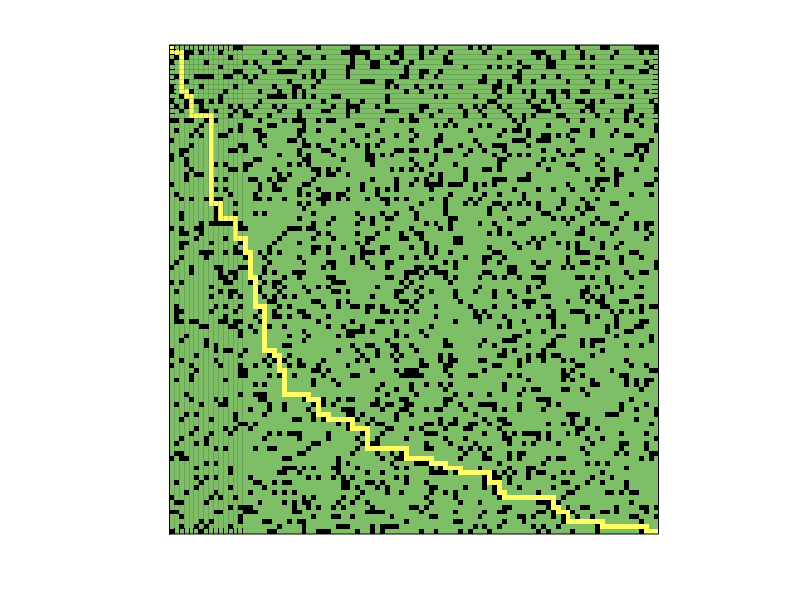

The MATLAB script that drew this image:
clc;
a = csvread('bfs_maze_shortest_Q10_iii).csv');
[nx,ny] = size(a);
a_copy = a;
ind = find(a<1);
a(ind) = -inf;
%  figure(1)
% imagesc(a)
maxval = max(a(:)); %find maximum intensity
% mymap = [0,0,0;0.5,0.5,0.5;0.75,0.75,0.75];
map = colormap(summer); %get current colormap (usually this will be the default one)
a = floor((a./maxval)*length(map)); % linearly rescale the image to map into the colormap: this is what imagesc does

a_copy=ind2rgb(a, map);

[x, y] = ind2sub(size(a_copy),ind);
% now set colors to white
for indx = 1:length(x)
      a_copy(x(indx),y(indx),:) = [0 0 0];
end
% plot the image
% looks like original image except -inf were set to white
% figure(2)
image(a_copy);
axis off;
imagesc(a_copy);
pbaspect([15 15 1]);
set(gca,'xtick', linspace(0.5,15+0.5,15+1), 'ytick', linspace(0.5,15+0.5,15+1));
set(gca,'xgrid', 'on', 'ygrid', 'on', 'gridlinestyle', '-', 'xcolor', 'k',...
'ycolor', 'k','xticklabel',[], 'yticklabel',[]);